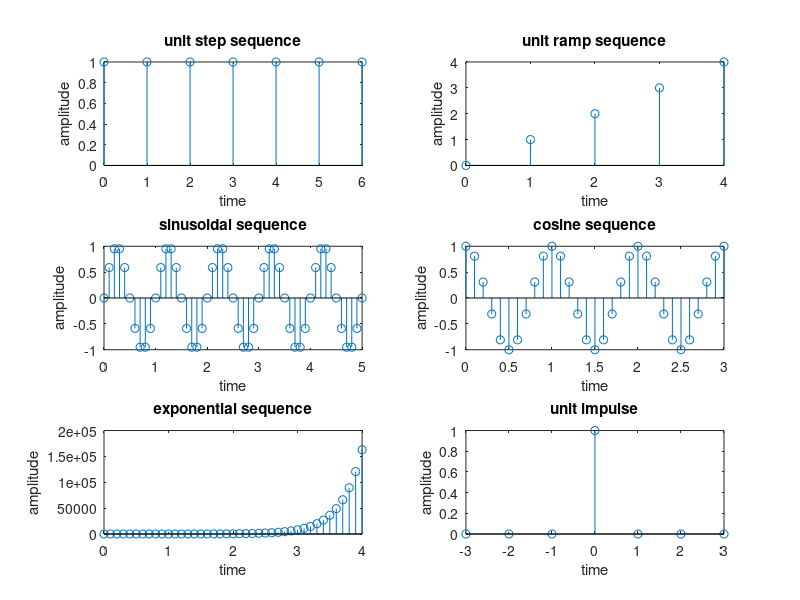

MATLAB code to generate this figure:
% Unit Step Sequence
N = 7;
n = 0:1:N-1;
y = ones(1,N);
figure; subplot(3,2,1);
stem(n,y);
xlabel('time');
ylabel('amplitude');
title('unit step sequence');

% Unit Ramp Sequence
N1 = 5;
n1 = 0:1:N1-1;
y1 = n1;
subplot(3,2,2);
stem(n1, y1);
xlabel('time');
ylabel('amplitude');
title('unit ramp sequence');

% Sinusoidal sequence
N2 = 6;
n2 = 0:0.1:N2-1;
y2 = sin(2*pi*n2);
subplot(3,2,3);
stem(n2, y2);
xlabel('time');
ylabel('amplitude');
title('sinusoidal sequence');

% Cosine Sequence
N3 = 4;
n3 = 0:0.1:N3-1;
y3 = cos(2*pi*n3);
subplot(3,2,4);
stem(n3,y3);
xlabel('time');
ylabel('amplitude');
title('cosine sequence');

% Exponential sequence
N4 = 5;
n4 = 0:0.1:N4-1;
a = 3;
y4 = exp(a*n4);
subplot(3,2,5);
stem(n4, y4);
xlabel('time');
ylabel('amplitude');
title('exponential sequence');

% Unit Impulse Sequence
N5 = 6;
n5 = -3:1:3;
y5 = [zeros(1,3), ones(1,1), zeros(1,3)];
subplot(3,2,6);
stem(n5,y5);
xlabel('time');
ylabel('amplitude');
title('unit impulse');
